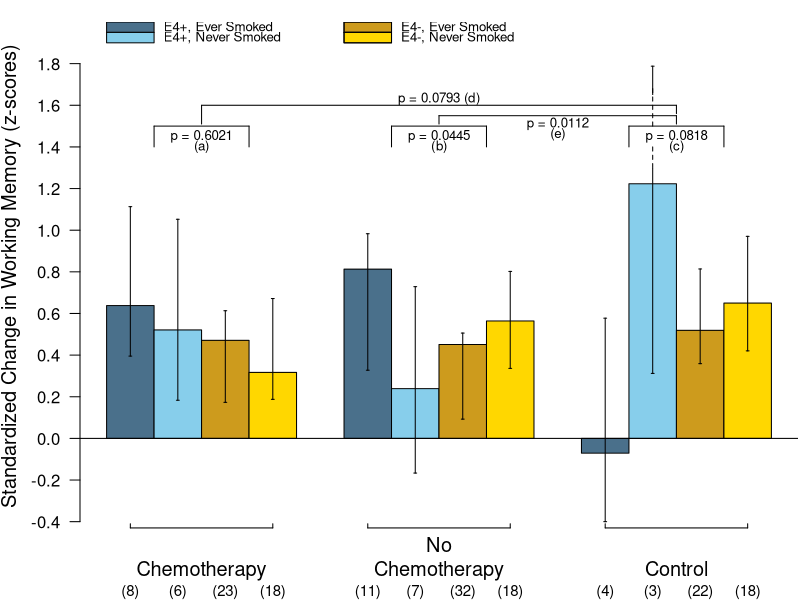

Write R code to recreate this figure.

# setEPS() # subsequent calls to postscript() should save file in EPS
# postscript("Fig3_WkMem.eps", paper="special", width = 8, height=11)

pdf("Ahles_Fig4_WkMem.pdf", paper="letter", width = 8, height=11)
###
# Working Memory
###
par(mar=c(3.5,4.0,1.1,.1))
tn <- list(c("Ever Smoked", "Never Smoked"), c("E4 present", "E4 absent"), 
           c("chemo", "no.chemo", "control"))
ylim <- c(-.44, 2.0)
# [present,smoked] [present, no] [absent, smoked] [absent, no]
M <- array(NA, unlist(lapply(tn, length)), dimnames=tn)
M[, , "chemo"] <- c(0.638,.521,.471,.317)
M[, , "no.chemo"] <- c(.813,.239,.451,.564)
M[, , "control"] <- c(-.071,1.223,.519,.650)
# Bayesian model-predicted means from the LSMEANS e4_allele*smoking2*txgrp
# [present,smoked] [present, no] [absent, smoked] [absent, no]
Mpred <- array(NA, unlist(lapply(tn, length)), dimnames=tn)
Mpred[, , "chemo"] <- c(0.156, -0.152, 0.080, 0.216)
Mpred[, , "no.chemo"] <- c(0.167, 0.023, 0.083, 0.207)
Mpred[, , "control"] <- c(0.219, 0.400, 0.248, 0.262)

# 95% CI from PROC GENMOD LSMEANS e4_allele*smoking2*txgrp
MeL <- array(NA, unlist(lapply(tn, length)), dimnames=tn)
MeL[, , "chemo"] <- c(.3953,.1833,.1732,.1877)
MeL[, , "no.chemo"] <- c(.3275,-.1665,.09259,.3363)
MeL[, , "control"] <- c(-.40,.3121,.3590,.4204)

MeU <- array(NA, unlist(lapply(tn, length)), dimnames=tn)
MeU[, , "chemo"] <- c(1.1130,1.0525,.6131,.6717)
MeU[, , "no.chemo"] <- c(.9830,.7287,.5058,.8020)
MeU[, , "control"] <- c(.5774,1.7878,.8138,.9705)
##
# set up observed means, model-predicted lower and upper bounds
##
# tcol <- c("grey100", "grey80")
# tcol <- c("#FFA200", "skyblue", "green", "red")
tcol <- c("skyblue4", "skyblue", "goldenrod3", "gold")
tden <- c(-1, -1, -1, -1)
tang <- c(0, 0, 0, 0) 
M <- matrix(M, nrow = 4)
Mpred <- matrix(Mpred, nrow = 4)
MeU <- matrix(MeU, nrow = 4)
MeL <- matrix(MeL, nrow = 4)
# plot(c(0, 16), c(-0.42, 1), axes = F, type="n")
tb <- barplot(M, ylim=ylim, axes=F, axisnames=F, beside=T, col=tcol, density=tden, angle = tang)
abline(h = 0)
#
# [chemo, present, never smoked] bar has to be plotted separately
# because it is below zero.
#
segments(x0 = tb, y0 = MeL, x1 = tb, y1 = MeU) # all others
segments(x0 = tb-0.03, y0 = MeU, x1 = tb+0.03, y1 = MeU) # upper whiskers
segments(x0 = tb-0.03, y0 = MeL, x1 = tb+0.03, y1 = MeL) # lower whiskers
mtext(c("Chemotherapy", "No\nChemotherapy", "Control"), side = 1, line = 1.5, at = apply(tb, 2, mean), cex = 1.2)
mtext(c("(8)","(6)", "(23)","(18)","(11)","(7)","(32)","(18)","(4)","(3)","(22)","(18)"), side = 1, at=tb, line = 2.5, cex = 0.9)
# mark the clusters of bars at the bottom of graph
segments(tb[1], -.43, tb[4], -.43)     # chemo cluster of bars
segments(tb[c(1,4)], -.43, tb[c(1,4)], -.41)
#segments(mean(tb[c(1,4)]), -.43, mean(tb[c(1,4)]), -.45)

segments(tb[5], -.43, tb[8], -.43)     # no.chemo cluster of bars
segments(tb[c(5,8)], -.43, tb[c(5,8)], -.41)
#segments(mean(tb[c(5,8)]), -.43, mean(tb[c(5,8)]), -.45)

segments(tb[9], -.43, tb[12], -.43)     # control cluster of bars
segments(tb[c(9,12)], -.43, tb[c(9,12)], -.41)
#segments(mean(tb[c(9,12)]), -.43, mean(tb[c(9,12)]), -.45)

axis(2, at=seq(-.40, 1.8, by = 0.20), las = 1, cex = .8)
mtext("Standardized Change in Working Memory (z-scores)", side = 2, line = 3., cex = 1.2)
###
# p-values
###
tx <- cbind(apply(tb[1:2, ], 2, mean), apply(tb[3:4, ], 2, mean))
y0 <- 1.4
y1 <- 1.5
# white polygon to mask tall tb[6] bar
polygon(x=c(tb[10]-.15,tb[10]+.15,tb[10]+.15,tb[10]-.15),
   y = c(y0-.1, y0-.1, y1+0.15, y1+0.15), density=-1, col="white", border=NA)
# dotted line to show hidden error for tallest bar
segments(x0=tb[10], y0=y0-.1, x1=tb[10], y1=y0, lty = 2) # beneath p-value
segments(x0=tb[10], y0=y1, x1=tb[10], y1=MeU[2,3]-.1, lty = 2) # above

segments(tx[, 1], y1, tx[, 2], y1)  # horizontal top: chemo, no, ctrl
segments(tx[, 1], y0, tx[, 1], y1)  # left verti: chemo, no, ctrl
segments(tx[, 2], y0, tx[, 2], y1)  # right verti: chemo, no, ctrl

text("p = 0.6021", x = mean(tb[2:3]), y = y1-.05, cex = .8)
text("(a)", x = mean(tb[2:3]), y = y0, cex = .8)
text("p = 0.0445", x = mean(tb[6:7]), y = y1-.05, cex = .8)
text("(b)", x = mean(tb[6:7]), y =y0, cex = .8)
text("p = 0.0818", x = mean(tb[10:11]), y = y1-.05, cex = .8)
text("(c)", x = mean(tb[10:11]), y = y0, cex = .8)

y0 <- y0 + .11
y1 <- y1 + .05
segments(mean(tb[6:7]), y1, mean(tb[10:11]), y1)  # top: no_chemo vs. ctrl
segments(mean(tb[6:7]), y0, mean(tb[6:7]), y1)    # left verti
segments(mean(tb[10:11]), y0, mean(tb[10:11]), y1)# right verti
text("p = 0.0112", x = mean(tb[7:10]), y = y0, cex = .8)
text("(e)", x = mean(tb[7:10]), y = y0-.05, cex = .8)

y0 <- y0 + .05
y1 <- y1 + .05
segments(mean(tb[2:3]), y1, mean(tb[10:11]), y1)  # top: chemo vs. ctrl
segments(mean(tb[2:3]), y0-.05, mean(tb[2:3]), y1)    # left verti
segments(mean(tb[10:11]), y0, mean(tb[10:11]), y1)# right verti
text("p = 0.0793 (d)", x = mean(tb[3:10]), y = y1+.03, cex = .8)

###
# legend 
###
tx <- c(tb[1]-.5, tb[1]+.5, tb[1]+.5, tb[1]-.5)
ty <- c(2.0, 2.0, 1.95, 1.95)  # legend y-positions
polygon(x=tx, y=ty, col=tcol[1])
polygon(x=tx, y=ty-.05, col=tcol[2])
text(c("E4+, Ever Smoked","E4+, Never Smoked"), x=tb[2]-.3, y=c(ty[1]-.025,ty[3]-.025), adj=0, cex = .8)

tx <- c(tb[5]-.5, tb[5]+.5, tb[5]+.5, tb[5]-.5)
polygon(x=tx, y=ty, col=tcol[3], density=tden[3], angle=tang[3])
polygon(x=tx, y=ty)  # repeat for black box
polygon(x=tx, y=ty-.05, col=tcol[4], density=tden[4], angle=tang[4])
polygon(x=tx, y=ty-.05)
text(c("E4-, Ever Smoked","E4-, Never Smoked"), x=tb[6]-.3, y=c(ty[1],ty[3])-.025, adj=0, cex = .8)

# rm(tcol, M, tden, MeU, MeL, tx, tb)
